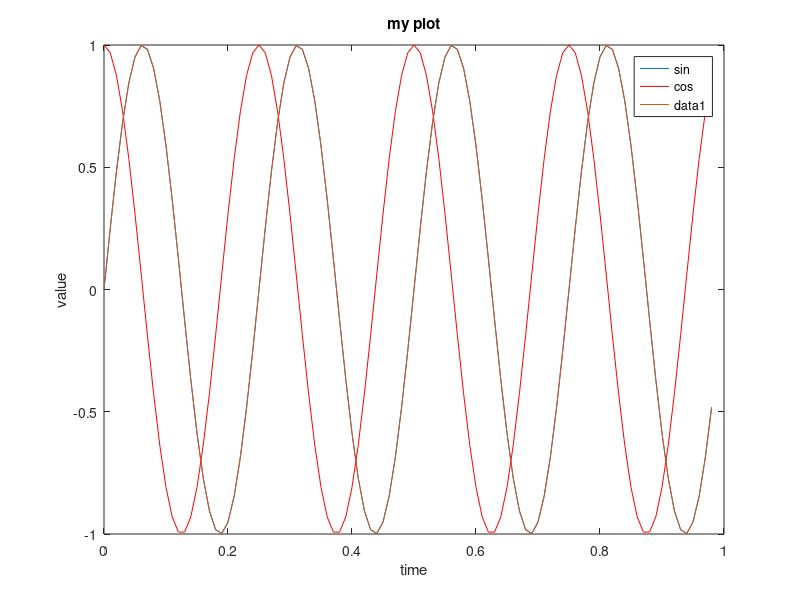
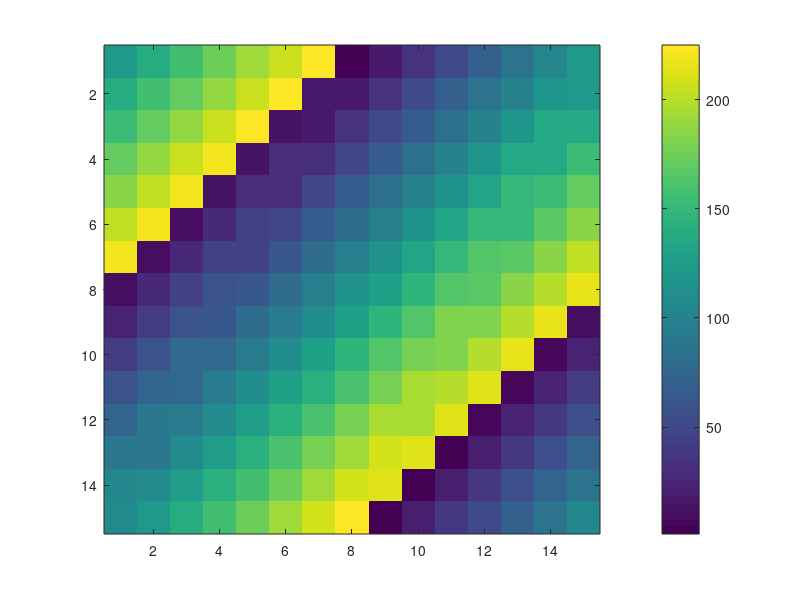

Source code (MATLAB) for these figures, in order: (Note: this script raises an error after producing the figures.)
t=[0:0.01:0.98];
y_1 = sin(2*pi*4*t);
plot(t,y_1)
hold on;
y_2= cos(2*pi*4*t);
plot(t,y_2,'r')
xlabel('time')
ylabel('value')
legend('sin','cos')
title('my plot')
% cd 'C:\Users\Ecemun\Desktop';print -dpng 'myPlot.png'
close %closes plot window
figure(1);plot(t,y_1)
figure(2);plot(t,y_2);
subplot(1,2,1); %subdivides plot into one by two grid, accesses first element)
plot (t,y_1);
subplot(1,2,2);
plot(t,y_2);
axis([0.5 1 -1 1])
clf %clear figure
A=magic(15)
imagesc(A), colorbar, colormap purple;

